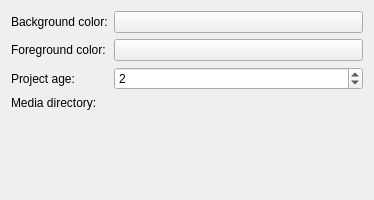
<?xml version="1.0" encoding="UTF-8"?>
<ui version="4.0">
 <class>Settings</class>
 <widget class="QWidget" name="Settings">
  <property name="geometry">
   <rect>
    <x>0</x>
    <y>0</y>
    <width>374</width>
    <height>200</height>
   </rect>
  </property>
  <layout class="QFormLayout">
   <item row="0" column="0">
    <widget class="QLabel" name="backgroundLabel">
     <property name="text">
      <string>Background color:</string>
     </property>
    </widget>
   </item>
   <item row="0" column="1">
    <widget class="KColorButton" name="kcfg_colorBackground">
     <property name="toolTip">
      <string>Choose a new background color</string>
     </property>
     <property name="whatsThis">
      <string>&lt;html&gt;&lt;head&gt;&lt;meta name=&quot;qrichtext&quot; content=&quot;1&quot; /&gt;&lt;style type=&quot;text/css&quot;&gt;
p, li { white-space: pre-wrap; }
&lt;/style&gt;&lt;/head&gt;&lt;body style=&quot; font-family:'DejaVu Serif'; font-size:9pt; font-weight:400; font-style:normal;&quot;&gt;
&lt;p style=&quot; margin-top:0px; margin-bottom:0px; margin-left:0px; margin-right:0px; -qt-block-indent:0; text-indent:0px;&quot;&gt;Change the &lt;span style=&quot; font-weight:600;&quot;&gt;background&lt;/span&gt; color by clicking here and choose the new &lt;span style=&quot; color:#ff0000;&quot;&gt;color&lt;/span&gt; in the &lt;span style=&quot; font-style:italic;&quot;&gt;color dialog&lt;/span&gt;.&lt;/p&gt;&lt;/body&gt;&lt;/html&gt;</string>
     </property>
     <property name="text">
      <string/>
     </property>
    </widget>
   </item>
   <item row="1" column="0">
    <widget class="QLabel" name="foregroundLabel">
     <property name="text">
      <string>Foreground color:</string>
     </property>
    </widget>
   </item>
   <item row="1" column="1">
    <widget class="KColorButton" name="kcfg_colorForeground">
     <property name="toolTip">
      <string>Choose a new foreground color</string>
     </property>
     <property name="whatsThis">
      <string>&lt;html&gt;&lt;head&gt;&lt;meta name=&quot;qrichtext&quot; content=&quot;1&quot; /&gt;&lt;style type=&quot;text/css&quot;&gt;
p, li { white-space: pre-wrap; }
&lt;/style&gt;&lt;/head&gt;&lt;body style=&quot; font-family:'DejaVu Serif'; font-size:9pt; font-weight:400; font-style:normal;&quot;&gt;
&lt;p style=&quot; margin-top:0px; margin-bottom:0px; margin-left:0px; margin-right:0px; -qt-block-indent:0; text-indent:0px;&quot;&gt;Change the &lt;span style=&quot; font-weight:600;&quot;&gt;foreground&lt;/span&gt; color by clicking here and choose the new &lt;span style=&quot; color:#ff0000;&quot;&gt;color&lt;/span&gt; in the &lt;span style=&quot; font-style:italic;&quot;&gt;color dialog&lt;/span&gt;.&lt;/p&gt;&lt;/body&gt;&lt;/html&gt;</string>
     </property>
     <property name="text">
      <string/>
     </property>
    </widget>
   </item>
   <item row="2" column="0">
    <widget class="QLabel" name="projectLabel">
     <property name="text">
      <string>Project age:</string>
     </property>
    </widget>
   </item>
   <item row="2" column="1">
    <widget class="QSpinBox" name="kcfg_ageInDays">
     <property name="toolTip">
      <string>Set the project age (in days)</string>
     </property>
     <property name="whatsThis">
      <string>Change the project age (in days) by choosing a new number of days.</string>
     </property>
     <property name="minimum">
      <number>1</number>
     </property>
     <property name="value">
      <number>2</number>
     </property>
    </widget>
   </item>
   <item row="3" column="0">
    <widget class="QLabel" name="mediaDirectoryLabel">
     <property name="text">
      <string>Media directory:</string>
     </property>
    </widget>
   </item>
   <item row="3" column="1">
    <widget class="KUrlRequester" name="kcfg_mediaDirectory">
     <property name="toolTip">
      <string>Directory where attached media files are stored</string>
     </property>
     <property name="whatsThis">
      <string>Directory where attached files are stored. Paths in the database are relative to this directory. Leave empty to use a 'media/' folder next to the database file.</string>
     </property>
     <property name="mode">
      <set>KFile::Directory|KFile::ExistingOnly|KFile::LocalOnly</set>
     </property>
    </widget>
   </item>
  </layout>
 </widget>
 <customwidgets>
  <customwidget>
   <class>KColorButton</class>
   <extends>QPushButton</extends>
   <header>kcolorbutton.h</header>
  </customwidget>
  <customwidget>
   <class>KUrlRequester</class>
   <extends>QWidget</extends>
   <header>kurlrequester.h</header>
  </customwidget>
 </customwidgets>
 <resources/>
 <connections/>
</ui>
